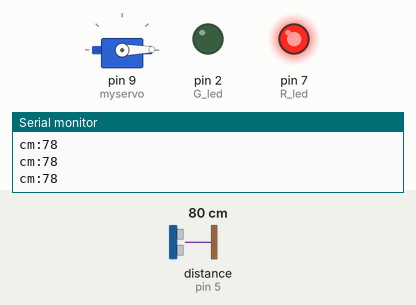
Simulated run of this sketch. Board: Arduino Uno, built with avr-gcc and run on an emulated ATmega328P. On the bench: servo, output pins drawn as LEDs (lit = HIGH), the last lines printed to the serial monitor. Wiring (inferred from the names in the program): ultrasonic range finder: trigger pin 3; echo pin 5. Inputs (shaded band) come from the test bench; at power-on: distance to the obstacle (sensor on pin 5) 80 cm. The echo pulse lasts 58.3 µs per cm; pins used as bus, display or sensor lines are not drawn.

Above: at 3.6 s.
3.7 s: distance to the obstacle (sensor on pin 5) set to 14 cm
5.2 s: distance to the obstacle (sensor on pin 5) set to 9 cm
At 6.0 s:
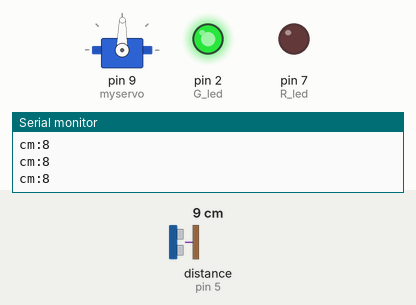
6.9 s: distance to the obstacle (sensor on pin 5) set to 18 cm
At 9.04 s:
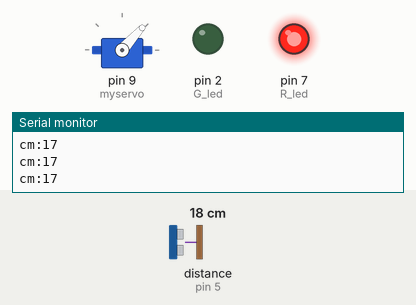
9.9 s: distance to the obstacle (sensor on pin 5) set to 2 cm
At 10.7 s:
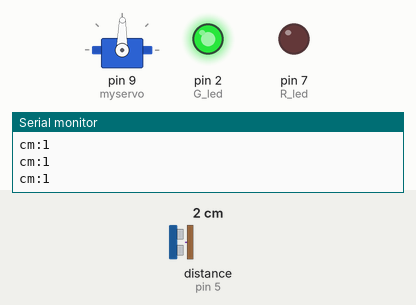
Timing chart, 0 to 12.6 s (numbered marks = the images above; inputs shaded):
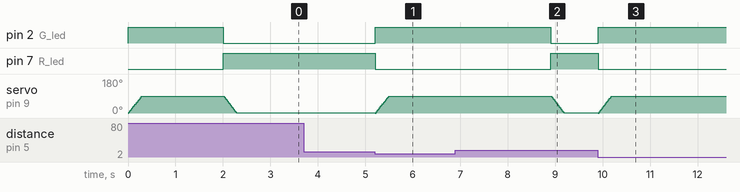

The sketch:

Bariera.ino
```cpp
#include<Servo.h>

Servo myservo;

const int G_led=2; // Pinul 2 pt Ledul Verde
const int R_led=7; // Pinul 7 pt ledul Rosu

const int trigPin=3;
const int echoPin=5;

long tmeduration;
int distance;

int cm; // Duration used to calculate distance
int degree=0, flag=0;
int set_time=2000;
long rememTime;

void setup()
{
  Serial.begin(9600);
  myservo.attach(9);
  myservo.write(degree);
  pinMode(trigPin,OUTPUT);
  pinMode(echoPin,INPUT);
  pinMode(G_led,OUTPUT); // Ledul Verde ca Output
  pinMode(R_led,OUTPUT); // Ledul Rosu ca Output
}

void loop()
{
  digitalWrite(trigPin,LOW);
  delayMicroseconds(2);
  digitalWrite(trigPin,HIGH);
  delayMicroseconds(10);
  digitalWrite(trigPin,LOW);

  tmeduration=pulseIn(echoPin,HIGH);
  distance=(0.034*tmeduration)/2;

  Serial.print("cm:");
  Serial.println(distance);

  if(distance<=10) rememTime = millis(); // set start time

  if((millis()- rememTime) > set_time)
  {
    digitalWrite(G_led, LOW); // Ledul Verde se Stinge
    digitalWrite(R_led, HIGH); // Ledul Rosu se Aprinde
    if(flag==1)
    {
      flag=0;
      for(degree=90; degree>0; degree-=1)
      {
        myservo.write(degree);
        delay(3);
      }
    }
  }
  else
  {
    digitalWrite(G_led, HIGH); // Ledul Verde se Aprinde
    digitalWrite(R_led, LOW); // Ledul Rosu se Stinge
    if(flag==0)
    {
      flag=1;
      for(degree=0; degree<90; degree+=1)
      {
        myservo.write(degree);
        delay(3);
      }
    }
  }

delay(1);

}
```

Measured:
- the behaviour switches between 12 and 11 cm on distance to the obstacle (sensor on pin 5) (found by bisection; images 0 and 1)
- after the input at 5.2 s, pin 2 (G_led): LOW → HIGH at once; pin 7 (R_led): HIGH → LOW at once
- after the input at 6.9 s, pin 2 (G_led): HIGH → LOW after 2.0 s; pin 7 (R_led): LOW → HIGH after 2.0 s
- after the input at 9.9 s, pin 2 (G_led): LOW → HIGH at once; pin 7 (R_led): HIGH → LOW at once
- by itself, servo on pin 9 (myservo): rises from 0° to 90° in 2.0 s, then falls to 1° in 0.28 s
